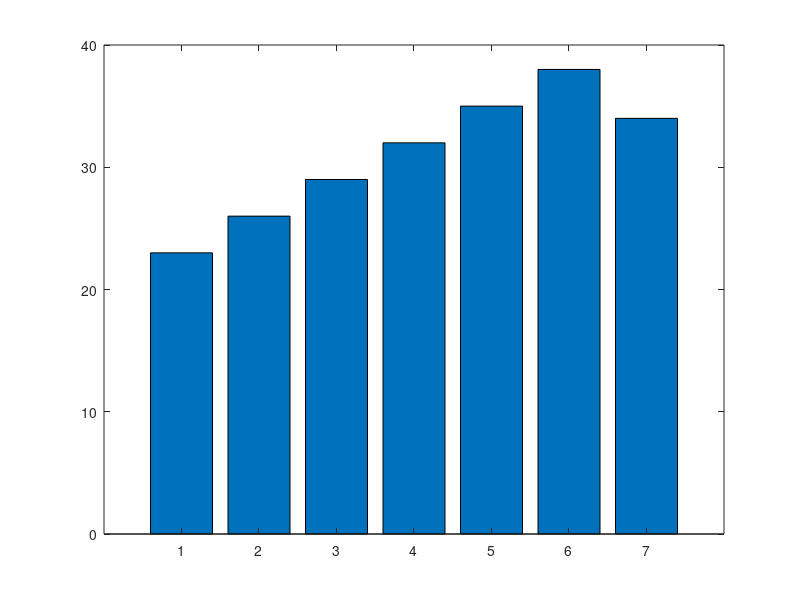

Here is the MATLAB script that generated this plot: (Note: this script raises an error after producing the figure.)
% ===================================================== 
%  UTS Matematika Sains Data — Semester Genap 2025/2026 
%  Soal 1 — Eksplorasi Awal dan Profil Data Transaksi 
%  --------------------------------------------------- 
%  Nama     : Jelli Wanti Eriska Pardosi 
%  NIM      : 2510514010 
%  Parameter: N=10, a=1, b=0, K=2, theta0=30, alpha=0.001 
%  Tanggal  : 2026-04-26 
% ===================================================== 

clc; clear; close all; 

% Parameter personalisasi 
N = 10;  
a = 1;  
b = 0;  
K = 2; 
theta0 = 30;  % derajat 
alpha_lr = 0.001; 

% ======================
% Pembentukan Data D_i (dipakai untuk a, b, c)
% ======================
D = zeros(1,7);
for i = 1:7
    D(i) = 20 + (K*i) + mod(a*i,7) - mod(b*i,5);
end

disp('Data penjualan (D_i):')
disp(D)

% =====================================================
% (b) VERIFIKASI DENGAN MATLAB
% Menggunakan: mean, median, mode, range, std(D,1)
% =====================================================
mean_D = mean(D)
median_D = median(D)
mode_D = mode(D)
range_D = range(D)
std_D = std(D,1)

% =====================================================
% (c) DIAGRAM BATANG + GARIS RATA-RATA
% =====================================================
figure
bar(D)
hold on

% Garis rata-rata
yline(mean_D, 'r', 'LineWidth', 2)

% Label dan judul (Bahasa Indonesia + NIM)
xlabel('Toko ke-')
ylabel('Penjualan (juta rupiah)')
title('Diagram Batang Penjualan Toko - NIM 2510514010')

% Simpan sebagai PNG
saveas(gcf, 'diagram_penjualan_2510514010.png')
